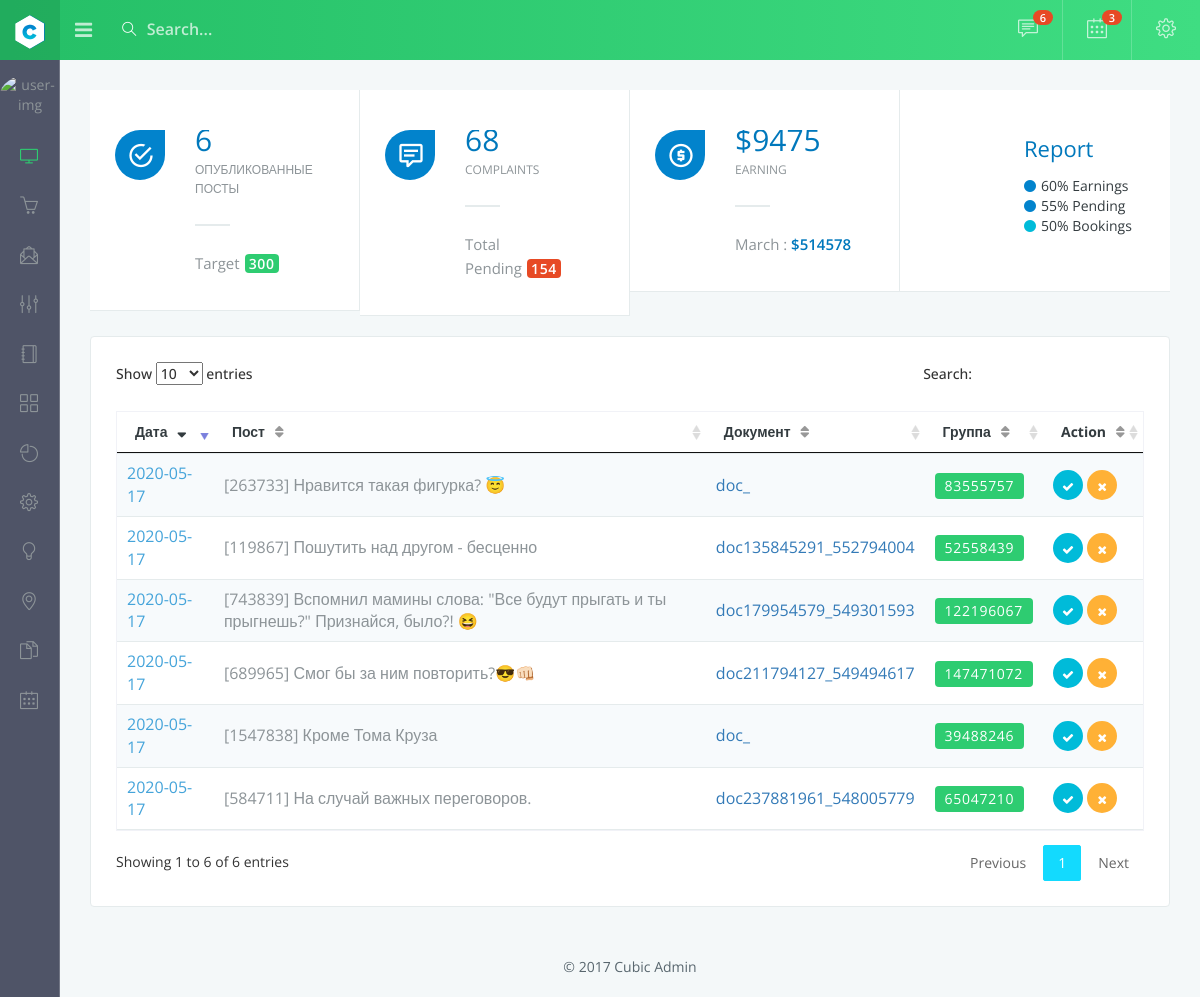
The page /dash.php on the database its author committed.
### tables this page shows
CREATE TABLE `post` (
  `id` int(11) NOT NULL,
  `post_id` int(50) NOT NULL,
  `owner_id` int(100) NOT NULL,
  `post_text` text NOT NULL,
  `post_attachments` text NOT NULL,
  `date` date NOT NULL
);

### config/config.php (called while the page is built)
<?php
return [
    'host' => 'localhost',
    'db_name' => 'vkpost',
    'user' => 'root',
    'password' => 'root',
    'charset' => 'utf8mb4'
];

### config/db.php (called while the page is built, shortened)
<?php
Class Database
{
    private $link;
    private function connect()
    {
        $config = require 'config.php';
        $dsn = 'mysql:host='.$config['host'].';dbname='.$config['db_name'].';charset='.$config['charset'];
        try {
            $this->link = new PDO($dsn, $config['user'], $config['password']);
            $this->link->setAttribute(\PDO::ATTR_ERRMODE, \PDO::ERRMODE_EXCEPTION);
            $this->link->setAttribute(\PDO::ATTR_EMULATE_PREPARES, false);
        }
        catch (\PDOException $e)
        {
            exit($e->getMessage());
        }
        return $this;
    }
    public function query($sql)
    {
        $sth = $this->link->prepare($sql);
        $sth->execute();
        $result = $sth->fetchAll(PDO::FETCH_ASSOC);
        return $result;
    }
    public function countAll($table, $where){
        $sql = "SELECT count(*) FROM $table WHERE $where";
        $sth = $this->link->prepare($sql);
        $sth->execute();
        $countRows = $sth->fetchColumn();
        return $countRows;
    }
}
$db = new Database();

### dash.php (the view, shortened to what this page needs)
<!DOCTYPE html>
<html>
<head>
    <link href="assets/bootstrap/dist/css/bootstrap.min.css" rel="stylesheet">
    <link href="assets/css/animate.css" rel="stylesheet">
    <link href="assets/css/style.css" rel="stylesheet">
    <link href="assets/css/colors/green-dark.css" id="theme" rel="stylesheet">
    <link href="plugins/components/datatables/jquery.dataTables.min.css" rel="stylesheet" type="text/css" />
    <link href="https://cdn.datatables.net/buttons/1.2.2/css/buttons.dataTables.min.css" rel="stylesheet" type="text/css" />
</head>
<body class="mini-sidebar">
<div id="wrapper">
    <nav class="navbar navbar-default navbar-static-top m-b-0">
        <div class="navbar-header">
            <div class="top-left-part">
                <a class="logo" href="index.html">
                    <b>
                        <img src="plugins/images/logo.png" alt="home" />
                    </b>
                </a>
            </div>
            <ul class="nav navbar-top-links navbar-left hidden-xs">
                <li>
                    <a href="javascript:void(0)" class="sidebartoggler font-20 waves-effect waves-light"><i class="icon-arrow-left-circle"></i></a>
                </li>
                <li>
                    <form role="search" class="app-search hidden-xs">
                        <i class="icon-magnifier"></i>
                        <input type="text" placeholder="Search..." class="form-control">
                    </form>
                </li>
            </ul>
            <ul class="nav navbar-top-links navbar-right pull-right">
                <li class="dropdown">
                    <a class="dropdown-toggle waves-effect waves-light font-20" data-toggle="dropdown" href="javascript:void(0);">
                        <i class="icon-speech"></i>
                        <span class="badge badge-xs badge-danger">6</span>
                    </a>
                </li>
                <li class="dropdown">
                    <a class="dropdown-toggle waves-effect waves-light font-20" data-toggle="dropdown" href="javascript:void(0);">
                        <i class="icon-calender"></i>
                        <span class="badge badge-xs badge-danger">3</span>
                    </a>
                </li>
                <li class="right-side-toggle">
                    <a class="right-side-toggler waves-effect waves-light b-r-0 font-20" href="javascript:void(0)">
                        <i class="icon-settings"></i>
                    </a>
                </li>
            </ul>
        </div>
    </nav>
<?php
include "config/db.php";
include "assets/menu.php";
$summ = $db->countAll( 'post',  'id');
?>
        <div class="page-wrapper">
            <div class="container-fluid">
                <div class="row m-0">
                    <div class="col-md-3 col-sm-6 info-box">
                        <div class="media">
                            <div class="media-left">
                                <span class="icoleaf bg-primary text-white"><i class="mdi mdi-checkbox-marked-circle-outline"></i></span>
                            </div>
                            <div class="media-body">
                                <h3 class="info-count text-blue"><?php echo $summ; ?></h3>
                                <p class="info-text font-12">Опубликованные посты</p>
                                <span class="hr-line"></span>
                                <p class="info-ot font-15">Target<span class="label label-rounded label-success">300</span></p>
                            </div>
                        </div>
                    </div>
                    <div class="col-md-3 col-sm-6 info-box">
                        <div class="media">
                            <div class="media-left">
                                <span class="icoleaf bg-primary text-white"><i class="mdi mdi-comment-text-outline"></i></span>
                            </div>
                            <div class="media-body">
                                <h3 class="info-count text-blue">68</h3>
                                <p class="info-text font-12">Complaints</p>
                                <span class="hr-line"></span>
                                <p class="info-ot font-15">Total Pending<span class="label label-rounded label-danger">154</span></p>
                            </div>
                        </div>
                    </div>
                    <div class="col-md-3 col-sm-6 info-box">
                        <div class="media">
                            <div class="media-left">
                                <span class="icoleaf bg-primary text-white"><i class="mdi mdi-coin"></i></span>
                            </div>
                            <div class="media-body">
                                <h3 class="info-count text-blue">$9475</h3>
                                <p class="info-text font-12">Earning</p>
                                <span class="hr-line"></span>
                                <p class="info-ot font-15">March : <span class="text-blue font-semibold">$514578</span></p>
                            </div>
                        </div>
                    </div>
                    <div class="col-md-3 col-sm-6 info-box b-r-0">
                        <div class="media">
                            <div class="media-left p-r-5">
                                <div id="earning" class="e" data-percent="60">
                                    <div id="pending" class="p" data-percent="55"></div>
                                    <div id="booking" class="b" data-percent="50"></div>
                                </div>
                            </div>
                            <div class="media-body">
                                <h2 class="text-blue font-22 m-t-0">Report</h2>
                                <ul class="p-0 m-b-20">
                                    <li><i class="fa fa-circle m-r-5 text-primary"></i>60% Earnings</li>
                                    <li><i class="fa fa-circle m-r-5 text-primary"></i>55% Pending</li>
                                    <li><i class="fa fa-circle m-r-5 text-info"></i>50% Bookings</li>
                                </ul>
                            </div>
                        </div>
                    </div>
                </div>
                <br>
                <div class="row">
                    <div class="col-md-12">
                        <div class="white-box user-table">
                            <div class="table-responsive">
                                <div class="table-responsive">
                                    <table id="myTable" class="table table-striped">
                                    <thead>
                                    <tr>
                                        <th>Дата</th>
                                        <th>Пост</th>
                                        <th>Документ</th>
                                        <th>Группа</th>
                                        <th>Action</th>
                                    </tr>
                                    </thead>
                                    <tbody>
                                    <?php
                                    $post = $db->query("SELECT * FROM post ORDER BY id DESC");
                                    foreach ($post as $result) {
                                    ?>
                                     <tr>
                                        <td><a href="#" class="text-link"><?php echo $result['date']; ?></a></td>
                                        <td><?php echo "[".$result['post_id']."] ".$result['post_text']; ?></td>
                                        <td><?php echo "<a href=https://vk.com/".$result['post_attachments'].">".$result['post_attachments']."</a>"; ?></td>
                                        <td><span class="label label-success"><?php echo $result['owner_id']; ?></span></td>
                                         <td><button type="button" class="btn-xs btn-info btn-circle"><i class="fa fa-check"></i> </button> <button type="button" class="btn-xs btn-warning btn-circle"><i class="fa fa-times"></i> </button></td>
                                     </tr>
                                        <?php
                                        }
                                        ?>
                                    </tbody>
                                </table>
                            </div>
                        </div>
                    </div>
                </div>
            </div>
                <?php
                include "assets/foot.php";
                ?>
</body>
</html>

### assets/menu.php (shortened to what this page needs)
<aside class="sidebar" role="navigation">
    <div class="scroll-sidebar">
        <div class="user-profile">
            <div class="dropdown user-pro-body">
                <div class="profile-image">
                    <img src="plugins/images/users/hanna.jpg" alt="user-img" class="img-circle">
                </div>
            </div>
        </div>
        <nav class="sidebar-nav">
            <ul id="side-menu">
                <li>
                    <a class="active waves-effect" href="javascript:void(0);" aria-expanded="false"><i class="icon-screen-desktop fa-fw"></i> </a>
                </li>
                <li>
                    <a class="waves-effect" href="javascript:void(0);" aria-expanded="false"><i class="icon-basket fa-fw"></i> <span class="hide-menu"> eCommerce </span></a>
                </li>
                <li>
                    <a class="waves-effect" href="javascript:void(0);" aria-expanded="false"><i class="icon-envelope-letter fa-fw"></i> </a>
                </li>
                <li>
                    <a class="waves-effect" href="javascript:void(0);" aria-expanded="false"><i class="icon-equalizer fa-fw"></i> </a>
                </li>
                <li>
                    <a class="waves-effect" href="javascript:void(0);" aria-expanded="false"><i class="icon-notebook fa-fw"></i> <span class="hide-menu"> Forms </span></a>
                </li>
                <li>
                    <a class="waves-effect" href="javascript:void(0);" aria-expanded="false"><i class="icon-grid fa-fw"></i> <span class="hide-menu"> Tables</span></a>
                </li>
                <li>
                    <a class="waves-effect" href="javascript:void(0);" aria-expanded="false"><i class="icon-pie-chart fa-fw"></i> <span class="hide-menu"> Charts</span></a>
                </li>
                <li>
                    <a href="widgets.html" aria-expanded="false"><i class="icon-settings fa-fw"></i> <span class="hide-menu"> Widgets </span></a>
                </li>
                <li>
                    <a class="waves-effect" href="javascript:void(0);" aria-expanded="false"><i class="icon-bulb fa-fw"></i> <span class="hide-menu"> Icons</span></a>
                </li>
                <li>
                    <a class="waves-effect" href="javascript:void(0);" aria-expanded="false"><i class="icon-location-pin fa-fw"></i> <span class="hide-menu"> Maps</span></a>
                </li>
                <li>
                    <a class="waves-effect" href="javascript:void(0);" aria-expanded="false"><i class="icon-docs fa-fw"></i> <span class="hide-menu"> Pages<span class="label label-rounded label-success pull-right">18</span></span></a>
                </li>
                <li>
                    <a href="calendar.html" aria-expanded="false"><i class="icon-calender fa-fw"></i> <span class="hide-menu"> Calendar</span></a>
                </li>
            </ul>
        </nav>
        <div class="p-30">
        </div>
    </div>
</aside>

### assets/foot.php (shortened to what this page needs)
</div>
<footer class="footer t-a-c">
    © 2017 Cubic Admin
</footer>
</div>
</div>

### assets/css/colors/green-dark.css (style rules this page uses)
body { background:#4f5467 }
.top-left-part { background:rgba(0,0,0,.1) }
.navbar-header,.right-sidebar .rpanel-title { background:#25bf67;background:-moz-linear-gradient(left,#25bf67 1%,#3fdd82 100%);background:-webkit-linear-gradient(left,#25bf67 1%,#3fdd82 100%);background:linear-gradient(to right,#25bf67 1%,#3fdd82 100%) }
.sidebar,.sidebar-nav { background:#4f5467 }
.sidebar { border-right:1px solid #727685 }
#side-menu li a { color:#8d9498 }
.sidebar-nav ul#side-menu li a.active { color:#fff }
#side-menu ul>li>a:hover,.sidebar-nav ul#side-menu li a.active i { color:#2ecc71 }

### rows shown on the page
post: date "2020-05-17", post "263733", post_text "Нравится такая фигурка? 😇", post_attachments "doc_", owner "83555757"
post: date "2020-05-17", post "119867", post_text "Пошутить над другом - бесценно", post_attachments "doc135845291_552794004", owner "52558439"
post: date "2020-05-17", post "743839", post_text "Вспомнил мамины слова: \"Все будут прыгать и ты прыгнешь?\" Признайся, было?! 😆", post_attachments "doc179954579_549301593", owner "122196067"
post: date "2020-05-17", post "689965", post_text "Смог бы за ним повторить?😎👊🏻", post_attachments "doc211794127_549494617", owner "147471072"
post: date "2020-05-17", post "1547838", post_text "Кроме Тома Круза", post_attachments "doc_", owner "39488246"
post: date "2020-05-17", post "584711", post_text "На случай важных переговоров.", post_attachments "doc237881961_548005779", owner "65047210"
